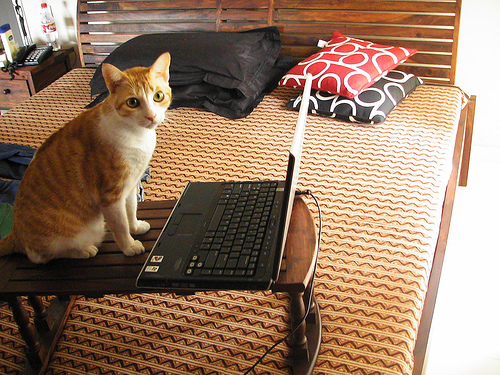
%> input picture project/T1 - Cat Laptop .jpg, 500 x 375 px
$ octave --eval "result = Edgebased(imread('T1 - Cat Laptop .jpg'));"   (GNU Octave 9; MATLAB toolbox functions it lacks are replaced by stand-ins)
%> lines starting %> are read from the running program, lines starting %| are printed output that depends on the picture; in (x1, y1, x2, y2) boxes, pixels count from 0 and x2, y2 are one past the last pixel; in counts of white or black regions, pixels touching at a corner belong together; the program's own positions count from 1
function [Labels no_objects] = Edgebased(image)

%subplot(2,3,1); imshow(image); title('Original Image');

%2) Convert loaded image to grayscale image
grayimage = rgb2gray(image);
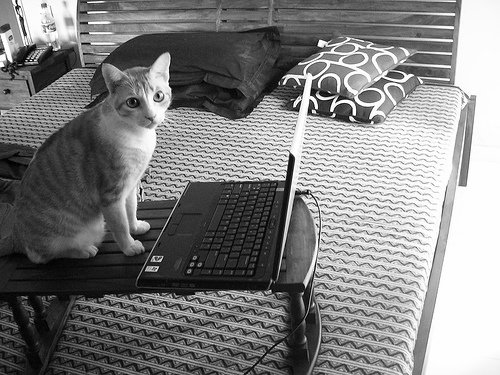
%> grayimage: size 375x500 uint8; min 0, max 255, mean 128.8
%subplot(2,3,2); imshow(grayimage); title('Grayscale Image');

%3) Edge Detection
BW = edge(grayimage,'canny');
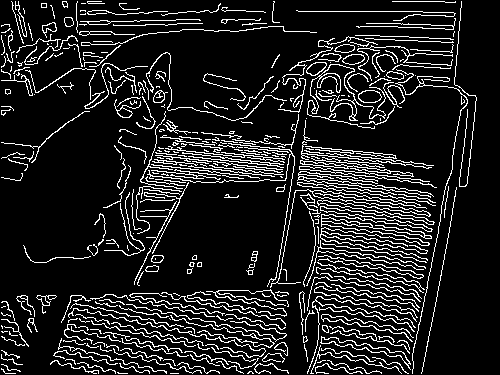
%> BW: size 375x500 logical; 12.9% white in thin lines or dots
%subplot(2,3,3); imshow(BW); title('Edges');

%4) Dilate Image
BW = imdilate(BW,ones(5,5));
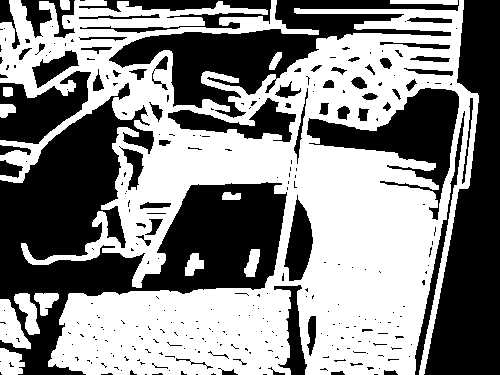
%> BW: size 375x500 logical; 53.1% white; 302 black regions (235 under 20 px), largest, box (x1, y1, x2, y2) and area: (0, 83, 287, 375) 31961, (424, 0, 500, 375) 16769, (109, 0, 459, 118) 12257
%subplot(2,3,4); imshow(BW); title('After Dilation');

BW = ~BW;
%subplot(2,3,5); imshow(BW); title('After Negation');

[Labels no_objects] = bwlabel(BW); %Integer labels starting from 0
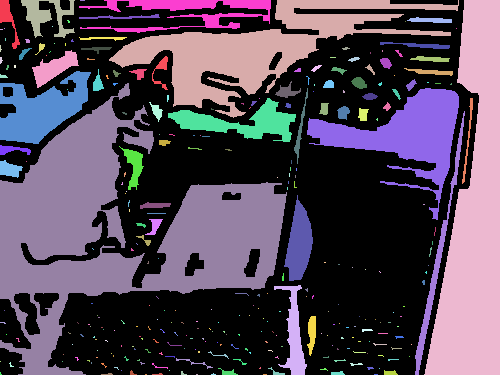
%> Labels: size 375x500 double; 303 distinct labels, from 0 to 302; one colour per label, 0 black
%> no_objects = 302

 % [8 lines of commented-out code are left out]

end

$ run again, on project/T10 - Cat Car.jpg
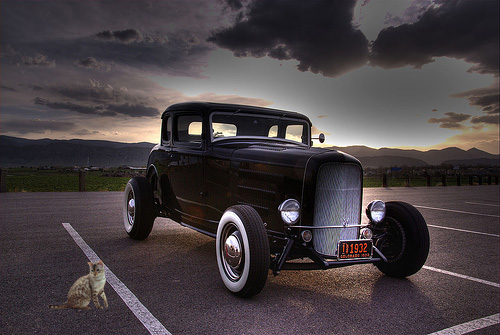
%> input picture project/T10 - Cat Car.jpg, 500 x 335 px
%> in Edgebased, `BW = edge(grayimage,'canny');`:
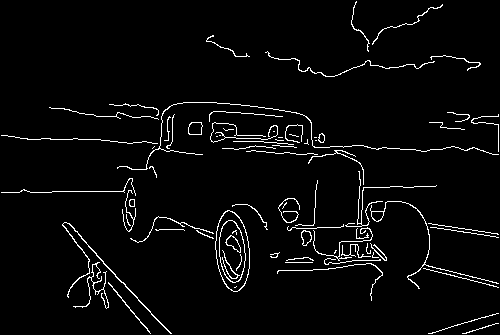
%> BW: size 335x500 logical; 3.6% white in thin lines or dots
%> in Edgebased, `[Labels no_objects] = bwlabel(BW);`:
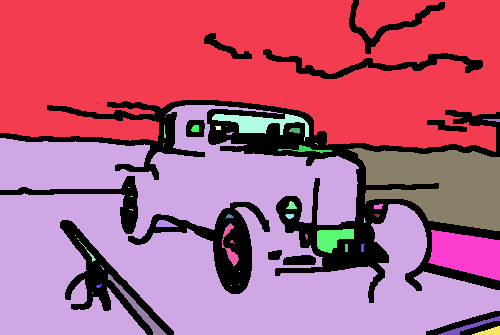
%> Labels: size 335x500 double; 45 distinct labels, from 0 to 44; one colour per label, 0 black
%> no_objects = 44

$ run again, on project/T11 - Cat.jpg
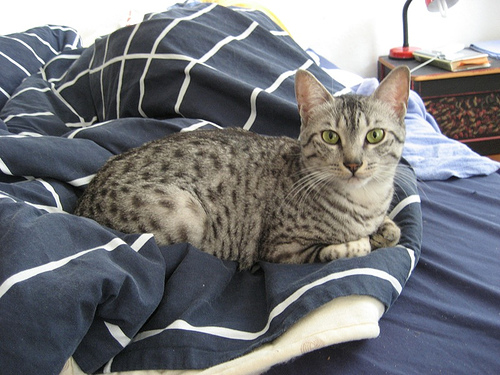
%> input picture project/T11 - Cat.jpg, 500 x 375 px
%> in Edgebased, `BW = edge(grayimage,'canny');`:
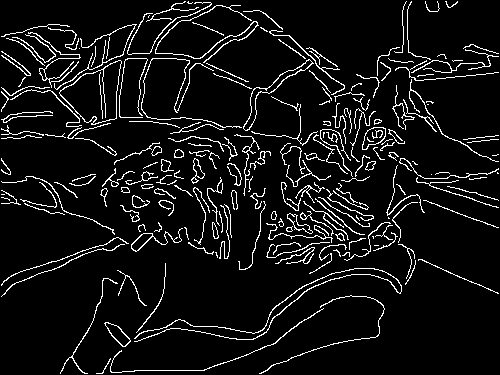
%> BW: size 375x500 logical; 7.5% white in thin lines or dots
%> in Edgebased, `[Labels no_objects] = bwlabel(BW);`:
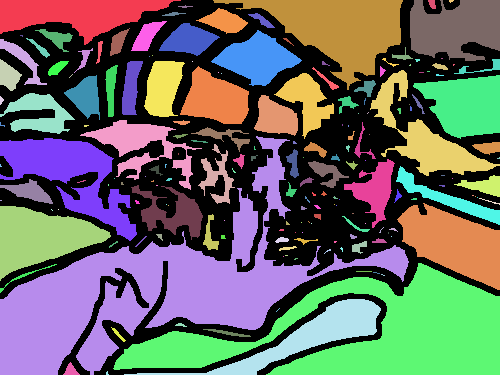
%> Labels: size 375x500 double; 183 distinct labels, from 0 to 182; one colour per label, 0 black
%> no_objects = 182

$ run again, on project/T12 - Cat Laptop.jpg
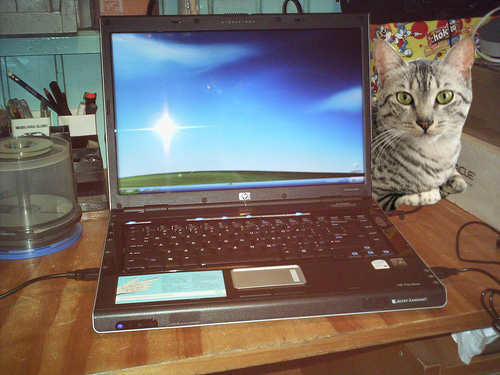
%> input picture project/T12 - Cat Laptop.jpg, 500 x 375 px
%> in Edgebased, `BW = edge(grayimage,'canny');`:
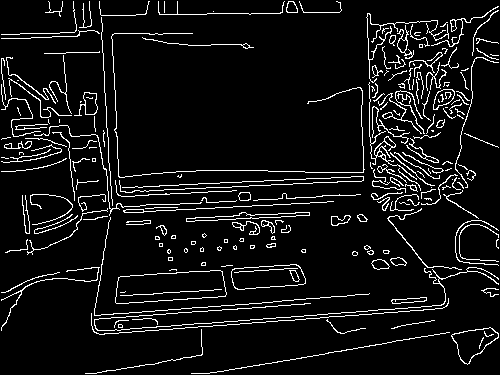
%> BW: size 375x500 logical; 7.4% white in thin lines or dots
%> in Edgebased, `[Labels no_objects] = bwlabel(BW);`:
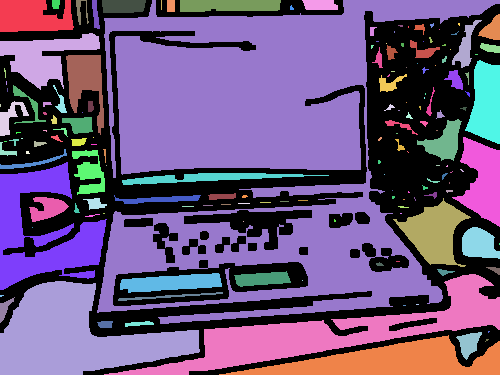
%> Labels: size 375x500 double; 161 distinct labels, from 0 to 160; one colour per label, 0 black
%> no_objects = 160
